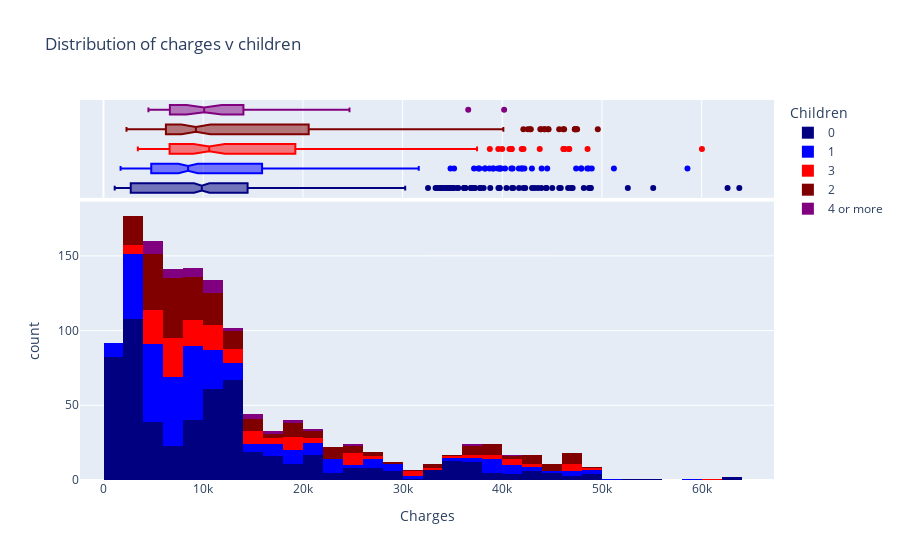

The notebook cell this image was saved under:
### Code cell
fig = px.histogram(df, x="charges", color="children", color_discrete_sequence=['navy', 'blue', 'red', 'maroon', 'purple'], marginal="box", 
                   title="Distribution of charges v children",
                   labels={
                       "count": "Count",
                       "charges": "Charges",
                       "children": "Children"
                   })
fig.show()

### Figure 1 — Plotly figure (JSON) as saved in the notebook; plotly's stock layout.template omitted (floating-point values rounded to 4 significant figures; data arrays with more than 128 entries replaced by an {"elided": "..."} marker saying what was removed)
{"data": [{"alignmentgroup": "True", "bingroup": "x", "hovertemplate": "Children=0<br>Charges=%{x}<br>count=%{y}<extra></extra>", "legendgroup": "0", "marker": {"color": "navy", "pattern": {"shape": ""}}, "name": "0", "offsetgroup": "0", "orientation": "v", "showlegend": true, "type": "histogram", "x": {"elided": "574 float values"}, "xaxis": "x", "yaxis": "y"}, {"alignmentgroup": "True", "hovertemplate": "Children=0<br>Charges=%{x}<extra></extra>", "legendgroup": "0", "marker": {"color": "navy"}, "name": "0", "notched": true, "offsetgroup": "0", "showlegend": false, "type": "box", "x": {"elided": "574 float values"}, "xaxis": "x2", "yaxis": "y2"}, {"alignmentgroup": "True", "bingroup": "x", "hovertemplate": "Children=1<br>Charges=%{x}<br>count=%{y}<extra></extra>", "legendgroup": "1", "marker": {"color": "blue", "pattern": {"shape": ""}}, "name": "1", "offsetgroup": "1", "orientation": "v", "showlegend": true, "type": "histogram", "x": {"elided": "324 float values"}, "xaxis": "x", "yaxis": "y"}, {"alignmentgroup": "True", "hovertemplate": "Children=1<br>Charges=%{x}<extra></extra>", "legendgroup": "1", "marker": {"color": "blue"}, "name": "1", "notched": true, "offsetgroup": "1", "showlegend": false, "type": "box", "x": {"elided": "324 float values"}, "xaxis": "x2", "yaxis": "y2"}, {"alignmentgroup": "True", "bingroup": "x", "hovertemplate": "Children=3<br>Charges=%{x}<br>count=%{y}<extra></extra>", "legendgroup": "3", "marker": {"color": "red", "pattern": {"shape": ""}}, "name": "3", "offsetgroup": "3", "orientation": "v", "showlegend": true, "type": "histogram", "x": {"elided": "157 float values"}, "xaxis": "x", "yaxis": "y"}, {"alignmentgroup": "True", "hovertemplate": "Children=3<br>Charges=%{x}<extra></extra>", "legendgroup": "3", "marker": {"color": "red"}, "name": "3", "notched": true, "offsetgroup": "3", "showlegend": false, "type": "box", "x": {"elided": "157 float values"}, "xaxis": "x2", "yaxis": "y2"}, {"alignmentgroup": "True", "bingroup": "x", "hovertemplate": "Children=2<br>Charges=%{x}<br>count=%{y}<extra></extra>", "legendgroup": "2", "marker": {"color": "maroon", "pattern": {"shape": ""}}, "name": "2", "offsetgroup": "2", "orientation": "v", "showlegend": true, "type": "histogram", "x": {"elided": "240 float values"}, "xaxis": "x", "yaxis": "y"}, {"alignmentgroup": "True", "hovertemplate": "Children=2<br>Charges=%{x}<extra></extra>", "legendgroup": "2", "marker": {"color": "maroon"}, "name": "2", "notched": true, "offsetgroup": "2", "showlegend": false, "type": "box", "x": {"elided": "240 float values"}, "xaxis": "x2", "yaxis": "y2"}, {"alignmentgroup": "True", "bingroup": "x", "hovertemplate": "Children=4 or more<br>Charges=%{x}<br>count=%{y}<extra></extra>", "legendgroup": "4 or more", "marker": {"color": "purple", "pattern": {"shape": ""}}, "name": "4 or more", "offsetgroup": "4 or more", "orientation": "v", "showlegend": true, "type": "histogram", "x": [4688.0, 4505.0, 6799.0, 11030.0, 10410.0, 4831.0, 8163.0, 11520.0, 24670.0, 10980.0, 10740.0, 5080.0, 9789.0, 12590.0, 7512.0, 17940.0, 11550.0, 40180.0, 12950.0, 6666.0, 14390.0, 17130.0, 6654.0, 4878.0, 7244.0, 10100.0, 8966.0, 8597.0, 4915.0, 36580.0, 5709.0, 19020.0, 11300.0, 4561.0, 9222.0, 8582.0, 11020.0, 5615.0, 6059.0, 15830.0, 14480.0, 21470.0, 19500.0], "xaxis": "x", "yaxis": "y"}, {"alignmentgroup": "True", "hovertemplate": "Children=4 or more<br>Charges=%{x}<extra></extra>", "legendgroup": "4 or more", "marker": {"color": "purple"}, "name": "4 or more", "notched": true, "offsetgroup": "4 or more", "showlegend": false, "type": "box", "x": [4688.0, 4505.0, 6799.0, 11030.0, 10410.0, 4831.0, 8163.0, 11520.0, 24670.0, 10980.0, 10740.0, 5080.0, 9789.0, 12590.0, 7512.0, 17940.0, 11550.0, 40180.0, 12950.0, 6666.0, 14390.0, 17130.0, 6654.0, 4878.0, 7244.0, 10100.0, 8966.0, 8597.0, 4915.0, 36580.0, 5709.0, 19020.0, 11300.0, 4561.0, 9222.0, 8582.0, 11020.0, 5615.0, 6059.0, 15830.0, 14480.0, 21470.0, 19500.0], "xaxis": "x2", "yaxis": "y2"}], "layout": {"barmode": "relative", "legend": {"title": {"text": "Children"}, "tracegroupgap": 0}, "title": {"text": "Distribution of charges v children"}, "xaxis": {"anchor": "y", "domain": [0, 1], "title": {"text": "Charges"}}, "xaxis2": {"anchor": "y2", "domain": [0, 1], "matches": "x", "showgrid": true, "showticklabels": false}, "yaxis": {"anchor": "x", "domain": [0, 0.7326], "title": {"text": "count"}}, "yaxis2": {"anchor": "x2", "domain": [0.7426, 1], "matches": "y2", "showgrid": false, "showline": false, "showticklabels": false, "ticks": ""}}}
